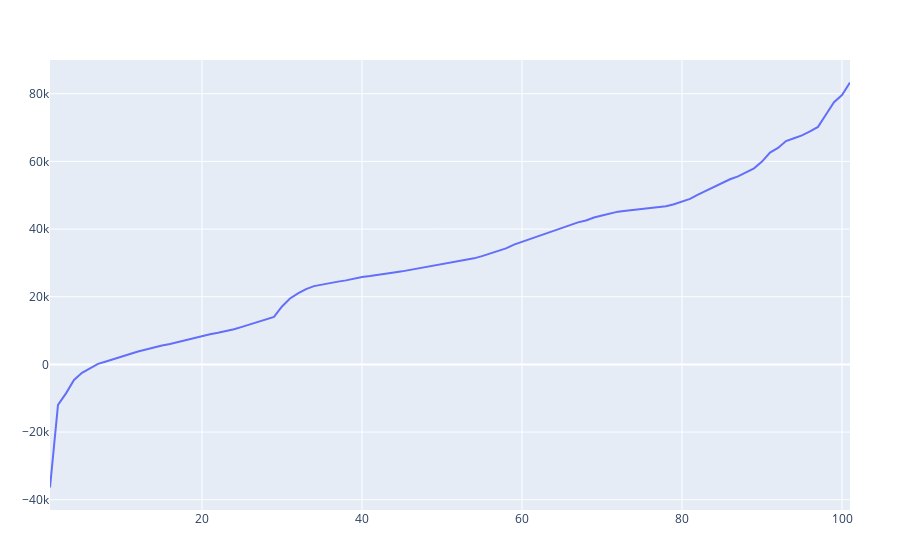

Notebook code cell kept with this figure:
### Markdown cell above
This is testing an investment strategy. we invest a fixed amount every day for `investDays` days. 
The portfolio is the current list of days that we bought the stocks.
Every day, we also go through our current portfolio. If one of the past day buys have hit more than `rateThreshold`, we sell it. 

After `investDays`, we wait for another `redeemDays` to liquidate any portfolio that remains. After `redeemDays`, we sell whatever is left.
return the amount of money in the wallet after `investDays+redeemDays`

Zerodha has the following transaction fees. 
* charge buy is 1.19 per 1000
* charge sell is 1.04 per 1000
* charge dp is 13.8 per stock per sell per day + 18% GST. since we are dealing with only 1 stock, the charge is 13.8*1.18

````
charge_buy = 1.19/1000 per rupee
charge_sell = 1.04/1000 per rupee
charge_dp = 13.5*1.18 per stock per day
interest_charges = p2(1, fixed_deposit_rate, days_held/365.0) - 1 per rupee

for rupee  p[dayBought]*(1 + charge_buy) =(we get) 1 stock
so for     amount =(we get) amount/(p[dayBought]*(1+charge_buy))

num_stocks = amount/(p[dayBought]*(1+charge_buy))


net_today = num_stock*p[today] - num_stock*p[today]*(charge_sell) - charge_dp
          = num_stock*p[today](1 - charge_sell) - charge_dp

          = amount*p[today](1 - charge_sell) / (p[dayBought]*(1+charge_buy)) - amount*(p2(1, fixed_deposit_rate, days_held/365.0) - 1) - charge_dp
````

### Code cell
function oneRun(rateThreshold::Float64, investDays::Int, redeemDays::Int, ll::FastList{Int}, 
        tradingDays::Vector{Int}, prices::Vector{Float64})
    days::Int = investDays+redeemDays
    amount::Int = 1000
    wallet::Float64 = 0.0;
    charge_buy::Float64 = 1.19/1000
    charge_sell::Float64 = 1.04/1000
    charge_dp::Float64 = 13.5*1.18
    fixed_deposit_rate::Float64 = 5.0/100.0
    
#     charge_buy = 0;
#     charge_sell = 0;
#     charge_dp = 0;
    
    daysKept::Int = 0;
    minWallet = 0;
    for i::Int in 1:days
        
        
        for node in ll
            dayBought::Int = node.data
            daysHeld::Int = tradingDays[i] - tradingDays[dayBought]
            net_today::Float64 = (amount*prices[i]*(1 - charge_sell) / (prices[dayBought]*(1+charge_buy)) - 
                amount*(p2(1, fixed_deposit_rate, daysHeld/365.0) - 1) - 
                charge_dp)
            rate::Float64 = r(amount, net_today, daysHeld/365.0)
            if rate > rateThreshold || i==days
                wallet += net_today
                daysKept = max(daysKept, daysHeld);
                del(ll, node)
            end
        end
        if i <= investDays
            wallet -= amount
            push!(ll, i)
            
        end
        minWallet = min(wallet, minWallet)
    end
#     return minWallet
    return wallet
end

function simulate(d::Dict{String, Point})
    p = d["^NSEI"];
    
    dates, prices = p.intDates, p.prices
    wallets::Vector{Float64} = Vector{Float64}(undef, 1)

    ll = FastList{Int}(10000);
    investDays::Int = 365*2; redeemDays::Int = 365; days = investDays + redeemDays
    for start in 1:length(dates) - days - 10
        ddates = dates[start:end];
        pprices = prices[start:end];
        wallet = oneRun(0.15, investDays, redeemDays, ll,
        ddates, pprices);
        push!(wallets, wallet);
        reset!(ll);
    end
#     y = nquantile(wallets, 100)
#     x = collect(1:101)
#     doplot(x, y)
    #plot([histogram(x=wallets)])
    plot(1:101, nquantile(wallets, 100))
end
@time simulate(d)

### Figure 1 — Plotly figure (JSON) as saved in the notebook; plotly's stock layout.template omitted (floating-point values rounded to 4 significant figures)
{"data": [{"type": "scatter", "x": [1, 2, 3, 4, 5, 6, 7, 8, 9, 10, 11, 12, 13, 14, 15, 16, 17, 18, 19, 20, 21, 22, 23, 24, 25, 26, 27, 28, 29, 30, 31, 32, 33, 34, 35, 36, 37, 38, 39, 40, 41, 42, 43, 44, 45, 46, 47, 48, 49, 50, 51, 52, 53, 54, 55, 56, 57, 58, 59, 60, 61, 62, 63, 64, 65, 66, 67, 68, 69, 70, 71, 72, 73, 74, 75, 76, 77, 78, 79, 80, 81, 82, 83, 84, 85, 86, 87, 88, 89, 90, 91, 92, 93, 94, 95, 96, 97, 98, 99, 100, 101], "y": [-36370.0, -11960.0, -8552.0, -4602.0, -2487.0, -1236.0, 155.5, 854.3, 1599.0, 2375.0, 3238.0, 3798.0, 4404.0, 5066.0, 5584.0, 6053.0, 6649.0, 7167.0, 7779.0, 8459.0, 8939.0, 9345.0, 9829.0, 10370.0, 11090.0, 11800.0, 12530.0, 13200.0, 14040.0, 17140.0, 19480.0, 20980.0, 22260.0, 23130.0, 23620.0, 24080.0, 24460.0, 24830.0, 25400.0, 25840.0, 26130.0, 26560.0, 26920.0, 27190.0, 27500.0, 27930.0, 28210.0, 28620.0, 29020.0, 29510.0, 30040.0, 30480.0, 30960.0, 31340.0, 32010.0, 32760.0, 33500.0, 34270.0, 35410.0, 36240.0, 37020.0, 37900.0, 38730.0, 39510.0, 40330.0, 41200.0, 41980.0, 42540.0, 43400.0, 43980.0, 44560.0, 45140.0, 45440.0, 45690.0, 45890.0, 46150.0, 46470.0, 46760.0, 47310.0, 48050.0, 48920.0, 50150.0, 51280.0, 52500.0, 53590.0, 54710.0, 55550.0, 56690.0, 57940.0, 59920.0, 62600.0, 63980.0, 66000.0, 66840.0, 67670.0, 68860.0, 70190.0, 73870.0, 77460.0, 79580.0, 83310.0]}], "layout": {"autosize": true, "margin": {"b": 50, "l": 50, "r": 50, "t": 60}, "xaxis": {"autorange": true, "range": [1, 101], "type": "linear"}, "yaxis": {"autorange": true, "range": [-43020.0, 89960.0], "type": "linear"}}}
